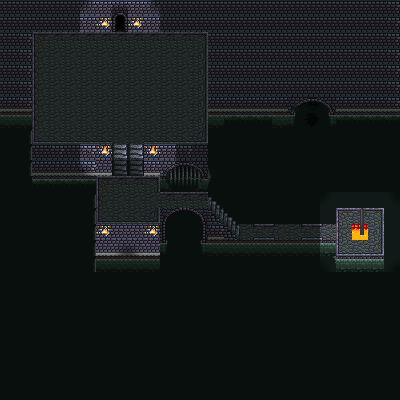

This is a level from a 2D game, rendered from its Tiled map with the project's own tilesets. A one-line summary and the map file follow, with tile-layer data summarised:
An orthogonal 25x25 tile map with 16x16 px tiles, 6 tile layers (Tile Layer 1, water, wall, map, ...), 2 tilesets.

<map version="1.0" orientation="orthogonal" renderorder="right-down" width="25" height="25" tilewidth="16" tileheight="16" nextobjectid="1">
 <tileset firstgid="1" name="sewer_1" tilewidth="16" tileheight="16" tilecount="352" columns="16">
  <image source="../../Downloads/sewer_1.png" width="256" height="352" />
 </tileset>
 <tileset firstgid="353" name="New Piskel (3)" tilewidth="16" tileheight="16" tilecount="4" columns="2">
  <image source="../../Downloads/New Piskel (3).png" width="32" height="32" />
 </tileset>
 <layer name="Tile Layer 1" width="25" height="25">
  <data>[625 cells, 625 non-empty, 2 distinct tile ids]</data>
 </layer>
 <layer name="water" width="25" height="25">
  <data>[625 cells, 625 non-empty, 1 distinct tile ids]</data>
 </layer>
 <layer name="wall" width="25" height="25">
  <data>[625 cells, 136 non-empty, 12 distinct tile ids]</data>
 </layer>
 <layer name="map" width="25" height="25">
  <data>[625 cells, 187 non-empty, 48 distinct tile ids]</data>
 </layer>
 <layer name="pole" width="25" height="25">
  <data>[625 cells, 2 non-empty, 2 distinct tile ids]</data>
 </layer>
 <layer name="lighting" width="25" height="25">
  <data>[625 cells, 590 non-empty, 8 distinct tile ids]</data>
 </layer>
</map>
